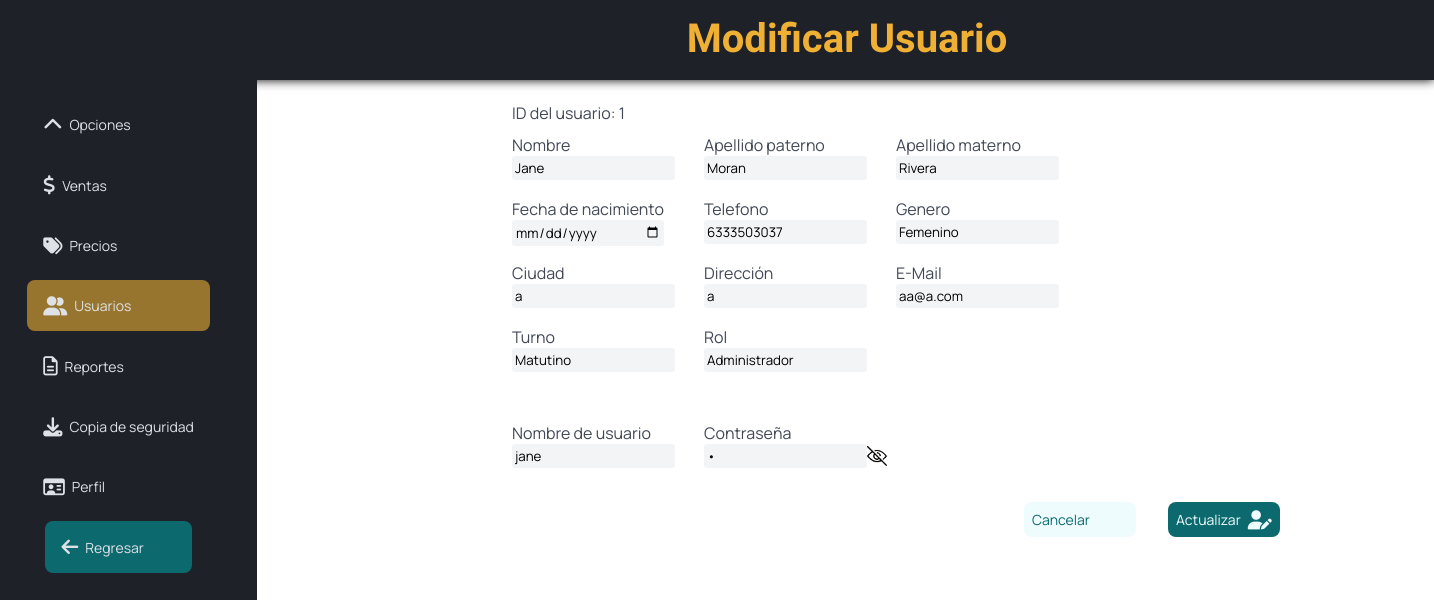
/Admin_EditarUsuario.php?idEmp=1 (signed in), run on the app's committed database.
### tables this page shows
CREATE TABLE `tusuario` (
  `idEmp` int(11) NOT NULL AUTO_INCREMENT,
  `nombreEmp` varchar(60) NOT NULL,
  `apellidoPEmp` varchar(60) DEFAULT NULL,
  `apellidoMEmp` varchar(60) DEFAULT NULL,
  `fechaNacEmp` date NOT NULL,
  `telEmp` bigint(20) NOT NULL,
  `generoEmp` varchar(12) NOT NULL,
  `emailEmp` varchar(50) NOT NULL,
  `direccionEmp` varchar(60) NOT NULL,
  `ciudadEmp` varchar(60) NOT NULL,
  `turnoEmp` varchar(10) NOT NULL,
  `rolEmp` varchar(20) NOT NULL,
  `idloginEmp` varchar(15) NOT NULL,
  `passEmp` varchar(60) NOT NULL,
  `fIngreso` date NOT NULL,
  PRIMARY KEY (`idEmp`)
);

### Admin_EditarUsuario.php (the view, shortened to what this page needs)
<?php
include("connection/conexion.php");
?>
<!DOCTYPE html>
<html lang="en">
<head>
    <link href="https://cdnjs.cloudflare.com/ajax/libs/font-awesome/6.4.0/css/all.min.css" rel="stylesheet">
    <link rel="stylesheet" href="css/est.css">
    <link rel="stylesheet" href="css/estilos.css" />
</head>
<body>
    <header>
        <ul class="navig">
            <li><a>Modificar Usuario</a></li>
        </ul>
    </header>
    <div class="barralateral">
        <div class="logo"></div>
        <ul class="menu" id="dropdown">
            <li class="list_btn">
                <a href="#">
                    <i class="fa-solid fa-chevron-up"></i>
                    <span>Opciones</span>
                </a>
            </li>
            <li>
                <a href="Admin_Ventas.php">
                    <i class="fa-solid fa-dollar-sign" title="Ir a la sección de ventas."></i>
                    <span title="Ir a la sección de ventas.">Ventas</span>
                </a>
            </li>
            <li>
                <a href="Admin_Precios.php?idEstacion=1">
                    <i class="fa-solid fa-tags" title="Ir a la sección de modificación de precios."></i>
                    <span title="Ir a la sección de modificación de precios.">Precios</span>
                </a>
            </li>
            <li class="activo">
                <a href="Admin_Usuarios.php">
                    <i class="fa-solid fa-user-group" title="Ir a la sección de usuarios. Encontrará toda la información necesaria para agregar, editar o eliminar usuarios."></i>
                    <span title="Ir a la sección de usuarios. Encontrará toda la información necesaria para agregar, editar o eliminar usuarios.">Usuarios</span>
                </a>
            </li>
            <li>
                <a href="Admin_Reportes.html">
                    <i class="fa-regular fa-file-lines" title="Ir a la sección de reportes. Encontrará lo necesario para generar, descargar e imprimir reportes de ventas, tickets y auditorias."></i>
                    <span title="Ir a la sección de reportes. Encontrará lo necesario para generar, descargar e imprimir reportes de ventas, tickets y auditorias.">Reportes</span>
                </a>
            </li>
            <li>
                <a href="Admin_CopiasSeg.php">
                    <i class="fa-solid fa-download" title="Ir a la sección de copias de seguridad. Encontrará lo necesario para generar y subir copias de seguridad."></i>
                    <span title="Ir a la sección de copias de seguridad. Encontrará lo necesario para generar y subir copias de seguridad.">Copia de seguridad</span>
                </a>
            </li>
            <li>
                <a href="Admin_Perfil.php">
                    <i class="fa-regular fa-id-card" title="Ir a su perfil. Encontrará lo necesario para modificar su información y carga de los logos de su empresa."></i>
                    <span title="Ir a su perfil. Encontrará lo necesario para modificar su información y carga de los logos de su empresa.">Perfil</span>
                </a>
            </li>
            <button class="regresar">
                <a href="adminMenu.php">
                    <i class="fa-solid fa-arrow-left" title="Regresar al menú principal."></i>
                    <span title="Regresar al menú principal.">Regresar</span>
                </a>
            </button>
        </ul>
    </div>
    <?php
    if (isset($_POST['editarUsuario'])) {
        $idEmp = $_POST['idEmp'];
        $nombreEmp = $_POST['nombreEmp'];
        $apellidoPEmp = $_POST['apellidoPEmp'];
        $apellidoMEmp = $_POST['apellidoMEmp'];
        $fechaNacEmp = $_POST['fechaNacEmp'];
        $telEmp = $_POST['telEmp'];
        $generoEmp = $_POST['generoEmp'];
        $ciudadEmp = $_POST['ciudadEmp'];
        $direccionEmp = $_POST['direccionEmp'];
        $emailEmp = $_POST['emailEmp'];
        $turnoEmp = $_POST['turnoEmp'];
        $rolEmp = $_POST['rolEmp'];
        $idloginEmp = $_POST['idloginEmp'];
        $passEmp = $_POST['passEmp'];
        $sql = "update tusuario set nombreEmp='" . $nombreEmp . "',apellidoPEmp='" . $apellidoPEmp . "',apellidoMEmp='" . $apellidoMEmp . "',fechaNacEmp='" . $fechaNacEmp . "',telEmp='" . $telEmp . "
            ',generoEmp='" . $generoEmp . "',ciudadEmp='" . $ciudadEmp . "',direccionEmp='" . $direccionEmp . "',emailEmp='" . $emailEmp . "',turnoEmp='" . $turnoEmp . "
            ',rolEmp='" . $rolEmp . "',idloginEmp='" . $idloginEmp . "',passEmp='" . $passEmp . "'where idEmp ='" . $idEmp . "'";
        $resultado = mysqli_query($conexion, $sql);
        if ($resultado) {
            echo "<script language ='JavaScript'>
                alert('Se actualizó el usuario correctamente.');
                location.assign('Admin_Usuarios.php');
                </script>";
        } else {
            echo "<script language ='JavaScript'>
                alert('No se actualizó el usuario.');
                location.assign('Admin_Usuarios.php');
                </script>";
        }
        mysqli_close($conexion);
    } else {
        $idEmp = $_GET['idEmp'];
        $sql = "select * from tusuario where idEmp ='" . $idEmp . "'";
        $resultado = mysqli_query($conexion, $sql);
        $filas = mysqli_fetch_assoc($resultado);
        $nombreEmp = $filas["nombreEmp"];
        $apellidoPEmp = $filas["apellidoPEmp"];
        $apellidoMEmp = $filas["apellidoMEmp"];
        $fechaNacEmp = $filas["fechaNacEmp"];
        $telEmp = $filas["telEmp"];
        $generoEmp = $filas["generoEmp"];
        $ciudadEmp = $filas["ciudadEmp"];
        $direccionEmp = $filas["direccionEmp"];
        $emailEmp = $filas["emailEmp"];
        $turnoEmp = $filas["turnoEmp"];
        $rolEmp = $filas["rolEmp"];
        $idloginEmp = $filas["idloginEmp"];
        $passEmp = $filas["passEmp"];
    ?>
        <form action="<?= $_SERVER['PHP_SELF'] ?>" autocomplete="off" method="POST">
            <br>
            <div class="TEditar">
                <div class="Did">
                    <label>ID del usuario: <?php echo $idEmp; ?></label><br><br>
                </div>
                <div class="DNombre">
                    <label>Nombre </label>
                    <input title="Ingrese su(s) nombre(s) completo(s)." type="text" name="nombreEmp" value="<?php echo $nombreEmp; ?>"> <br>
                </div>
                <div class="DPAT">
                    <label>Apellido paterno </label>
                    <input title="Ingrese su apellido paterno." type="text" name="apellidoPEmp" value="<?php echo $apellidoPEmp; ?>"> <br>
                </div>
                <div class="DMAT">
                    <label>Apellido materno </label>
                    <input title="Ingrese su apellido materno." type="text" name="apellidoMEmp" value="<?php echo $apellidoMEmp; ?>"> <br>
                </div>
                <div class="DFecha">
                    <label>Fecha de nacimiento </label>
                    <input title="Ingrese su fecha de nacimiento." type="date" name="fechaNacEmp" value="<?php echo $fechaNacEmp; ?>"> <br>
                </div>
                <div class="DTel">
                    <label>Telefono </label>
                    <input title="Ingrese su número telefónico." type="text" name="telEmp" value="<?php echo $telEmp; ?>"> <br>
                </div>
                <div class="DgeneroLab">
                    <label>Genero </label>
                    <input title="Ingrese su genero. Para ver las demás opciones, borre la actual." list="generoEmp" name="generoEmp" placeholder="Genero" value="<?php echo $generoEmp; ?>">
                </div>
                <div class="Dciudad">
                    <label>Ciudad </label>
                    <input title="Ingrese la ciudad donde reside." type="text" name="ciudadEmp" value="<?php echo $ciudadEmp; ?>"> <br>
                </div>
                <div class="DDire">
                    <label>Dirección </label>
                    <input title="Ingrese la dirección personal." type="text" name="direccionEmp" value="<?php echo $direccionEmp; ?>"> <br>
                </div>
                <div class="DEmail">
                    <label>E-Mail </label>
                    <input title="Ingrese un correo electrónico." type="text" name="emailEmp" value="<?php echo $emailEmp; ?>"> <br>
                </div>
                <div class="DTurno">
                    <label>Turno </label>
                    <input title="Ingrese su turno/horario de trabajo. Para ver las demás opciones, borre la actual." list="turnoEmp" name="turnoEmp" placeholder="Turno" value="<?php echo $turnoEmp; ?>">
                </div>
                <div class="DRol">
                    <label>Rol</label>
                    <input title="Ingrese su rol. Para ver las demás opciones, borre la actual." list="rolEmp" name="rolEmp" placeholder="Rol" value="<?php echo $rolEmp; ?>">
                </div>
                <div class="DLogin">
                    <label>Nombre de usuario </label>
                    <input type="text" name="idloginEmp" value="<?php echo $idloginEmp; ?>"> <br>
                </div>
                <div class="DContra">
                    <label>Contraseña </label>
                    <div class="DContraINPUT">
                        <input type="password" name="passEmp" placeholder="Contraseña" id="password" value="<?php echo $passEmp; ?>">
                        <img src="img/eyeClosed.png" id="eyeicon">
                    </div>
                </div>
                <div class="botones">
                    <div class="BotonRegresar">
                    <a href="Admin_Usuarios.php">
                    <span>Cancelar</span>
                    </a>
                    </div>
                    <button class="BotonActualizar" type="submit" name="editarUsuario" value="Actualizar">
                        <a>
                            <span class="crear">Actualizar</span>
                            <i class="fa-solid fa-user-pen"></i>
                        </a>
                </div>
        </form>
    <?php
    } ?>
</body>
</html>

### Css/estilos.css (style rules this page uses)
* { margin: 0; padding: 0; border: none; outline: none; box-sizing: border-box; font-family: "Manrope", sans-serif; }
body { background: #fff; padding: 0; margin: 0; overflow-x: hidden; text-align: center; }
.navig { background-color:rgba(30, 33, 40,255) ; padding: 15px; box-shadow: 0 0 10px #000; height: 80px; }
.navig li { display: absolute; padding-left: 260px; }
.navig li a { color: #EFB034!important; text-decoration: none; font-size: 40px; font-family: "Lexend"; font-weight: bold; }
.barralateral { position: absolute; top: 0; bottom: 0; left: 0; width: 257px; height: 100vh; padding: 50px 1.7rem; color: #fff; overflow: hidden; transition: all 0.5s linear; background: rgba(30, 33, 40,255); }
.logo { height: 40px; padding: 16px; }
.menu { height: 88%; width: max-content; position: relative; list-style: none; padding: 0; }
.menu li { padding: 1rem; margin: 5% 0; border-radius: 8px; transition: all 0.5s ease-in-out; }
.menu li:hover, .activo { background: #EFB03495; }
.activo { color: #000; }
.menu a { color: #DEE1E6; font-size: 14px; text-decoration: none; display:flex; align-items: center; gap: 7px; }
.menu a span { overflow: hidden; }
.menu a i { font-size: 1.2rem; }
.regresar { padding: 1rem; margin: 0% 0; border-radius: 8px; transition: all 0.5s ease-in-out; position:sticky; bottom: 0px!important; left: 15px; background: #0C6A6F; width: 80%; }
input { border: 3px solid #f3f4f6; background-color:#f3f4f6 ; box-sizing: border-box; color: #000; border-radius: 3px; }
label { position: relative; color: #424856; text-align: left; }
.TEditar { display: flex; position:relative; left: 14rem; flex-direction: column; }
.Did { display: flex; position: absolute; left: 18rem; flex-direction: column; }
.DNombre { display: flex; position: absolute; top: 2rem; left: 18rem; flex-direction: column; }
.DPAT { display: flex; position: absolute; top: 2rem; left: 30rem; flex-direction: column; }
.DMAT { display: flex; position: absolute; top: 2rem; left: 42rem; flex-direction: column; }
.DFecha { display: flex; position: absolute; top: 6rem; left: 18rem; flex-direction: column; }
.DTel { display: flex; position: absolute; top: 6rem; left: 30rem; flex-direction: column; }
.DgeneroLab { display: flex; position: absolute; top: 6rem; left: 42rem; flex-direction:column; }
.Dciudad { display: flex; position: absolute; top: 10rem; left: 18rem; flex-direction: column; }
.DDire { display: flex; position: absolute; top: 10rem; left: 30rem; flex-direction: column; }
.DEmail { display: flex; position: absolute; top: 10rem; left: 42rem; flex-direction: column; }
.DTurno { display: flex; position: absolute; top: 14rem; left: 18rem; flex-direction:column; }
.DRol { display: flex; position: absolute; top: 14rem; left: 30rem; flex-direction: column; }
.DLogin { display: flex; position: absolute; top: 20rem; left: 18rem; flex-direction: column; }
.DContra { display: flex; position: absolute; top: 20rem; left: 30rem; flex-direction: column; }
.DContraINPUT { display: flex; align-items: center; }
.DContra img { width: 20px; cursor: pointer; }
.botones a span { overflow: hidden; color: #0C6A6F; }
.botones a i { font-size: 1.2rem; color: #0C6A6F; }
.BotonRegresar { display: flex; padding: .5rem; margin: 0% 0; border-radius: 8px; display: flex; position: absolute; top: 25rem; left: 50rem; background: #effcfd; width: 7rem; }
.BotonRegresar a { text-decoration: none; color: #0C6A6F; }
.BotonActualizar { display: flex; padding: .5rem; margin: 0% 0; border-radius: 8px; display: flex; position: absolute; top: 25rem; left: 59rem; background: #0C6A6F; color: #050808; width: 7rem; }
.BotonActualizar a span { color: #effcfd; cursor: pointer; }
.BotonActualizar a i { color: #effcfd; cursor: pointer; }
.botones a { font-size: 14px; text-decoration: none; display:flex; align-items: center; gap: 7px; }

### data on the page
tusuario: nombreEmp "Jane", apellidoPEmp "Moran", apellidoMEmp "Rivera", telEmp "6333503037", generoEmp "Femenino", ciudadEmp "a", direccionEmp "a", emailEmp "aa@a.com", turnoEmp "Matutino", rolEmp "Administrador", idloginEmp "jane"

### other printed values
$idEmp "1"
